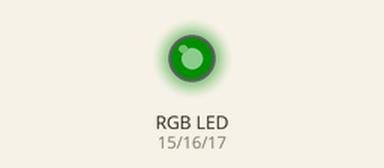
The program below on a simulated ESP32-S3. Shown: an RGB LED mixed from three pins (HIGH = lit). Dim RGB values are drawn brighter than linear.

Above: at 0.05 s.
At 0.6 s:
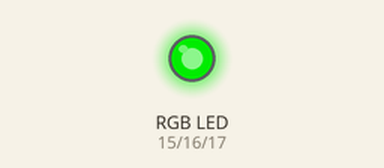
At 1.15 s:
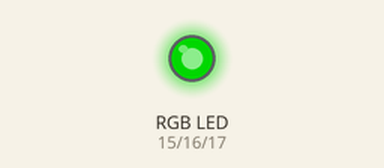
At 2.25 s:
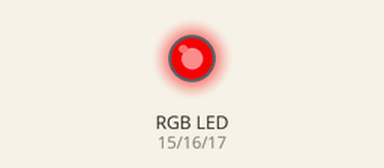
At 3.5 s:
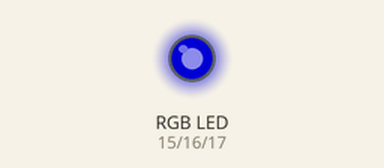
At 4.5 s:
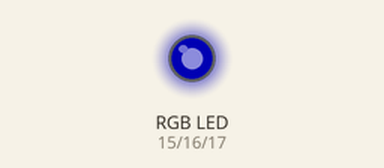
Timing chart, 0 to 6.1 s (numbered marks = the images above):
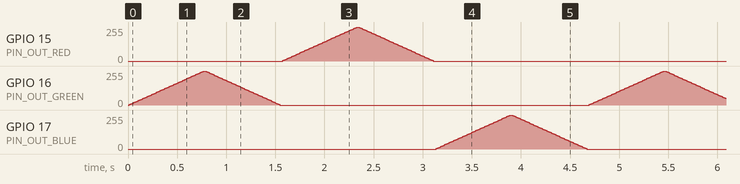

The program:

main.cpp
```cpp
#include <Arduino.h>

#define PIN_OUT_GREEN 16
#define PIN_OUT_RED 15
#define PIN_OUT_BLUE 17

void setup() {
  pinMode(PIN_OUT_GREEN, OUTPUT);
  pinMode(PIN_OUT_RED, OUTPUT);
  pinMode(PIN_OUT_BLUE, OUTPUT);
}

// ---------Ordinary Twinkling---------------

// void loop() {
//   digitalWrite(PIN_OUT_RED, HIGH);
//   delay(100);
//   digitalWrite(PIN_OUT_RED, LOW);
//   delay(100);
//   digitalWrite(PIN_OUT_BLUE, HIGH);
//   delay(100);
//   digitalWrite(PIN_OUT_BLUE, LOW);
//   delay(100);
// }

// ---------Ordinary Twinkling---------------


// ------------------------------------------------------------------------------------------

// ---------------Strobe---------------

// void strobe(uint8_t pin, int count, int speedMs) {
//   for (int i = 0; i < count; i++) {
//     digitalWrite(pin, HIGH);
//     delay(speedMs);
//     digitalWrite(pin, LOW);
//     delay(speedMs);
//   }
// }

// void loop() {
//   strobe(PIN_OUT_RED, 3, 50);
//   delay(100);
//   strobe(PIN_OUT_BLUE, 3, 50);
//   delay(100);
// }

// ---------------Strobe---------------

// ------------------------------------------------------------------------------------------

// ---------------Fade---------------

void fade(uint8_t pin) {
  for (int i = 0; i <= 255; i += 5) {
    analogWrite(pin, i);
    delay(15);
  }

  for (int i = 255; i >= 0; i -= 5) {
    analogWrite(pin, i);
    delay(15);
  }
}

void loop() {
  fade(PIN_OUT_GREEN);
  fade(PIN_OUT_RED);
  fade(PIN_OUT_BLUE);
}

// ---------------Fade---------------
```
